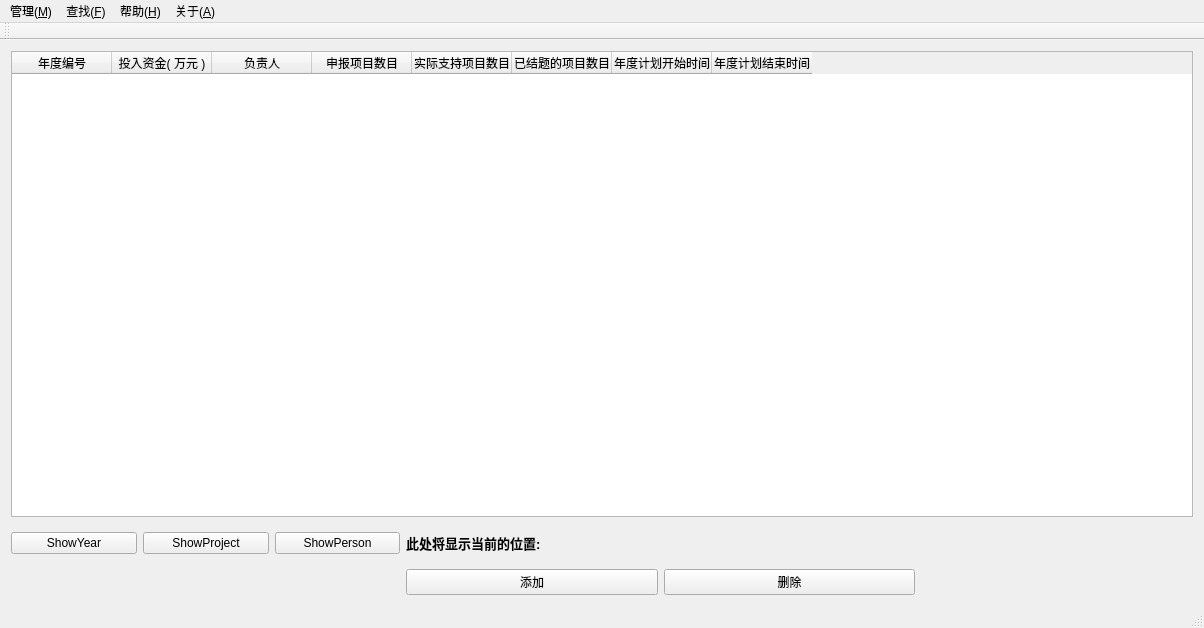
<?xml version="1.0" encoding="UTF-8"?>
<ui version="4.0">
 <class>MainWindow</class>
 <widget class="QMainWindow" name="MainWindow">
  <property name="geometry">
   <rect>
    <x>0</x>
    <y>0</y>
    <width>1204</width>
    <height>628</height>
   </rect>
  </property>
  <property name="windowTitle">
   <string>MainWindow</string>
  </property>
  <widget class="QWidget" name="centralWidget">
   <property name="sizePolicy">
    <sizepolicy hsizetype="Expanding" vsizetype="Expanding">
     <horstretch>0</horstretch>
     <verstretch>0</verstretch>
    </sizepolicy>
   </property>
   <layout class="QGridLayout" name="gridLayout_2">
    <item row="0" column="1">
     <layout class="QVBoxLayout" name="verticalLayout" stretch="1,0">
      <item>
       <widget class="QTableWidget" name="tableWidget">
        <column>
         <property name="text">
          <string>年度编号</string>
         </property>
        </column>
        <column>
         <property name="text">
          <string>投入资金( 万元 )</string>
         </property>
        </column>
        <column>
         <property name="text">
          <string>负责人</string>
         </property>
        </column>
        <column>
         <property name="text">
          <string>申报项目数目</string>
         </property>
        </column>
        <column>
         <property name="text">
          <string>实际支持项目数目</string>
         </property>
        </column>
        <column>
         <property name="text">
          <string>已结题的项目数目</string>
         </property>
        </column>
        <column>
         <property name="text">
          <string>年度计划开始时间</string>
         </property>
        </column>
        <column>
         <property name="text">
          <string>年度计划结束时间</string>
         </property>
        </column>
       </widget>
      </item>
      <item>
       <layout class="QGridLayout" name="gridLayout" columnstretch="1,1,1,2,2,2,0,0">
        <item row="1" column="2">
         <widget class="QPushButton" name="showPersonBtn">
          <property name="text">
           <string>ShowPerson</string>
          </property>
         </widget>
        </item>
        <item row="1" column="7">
         <spacer name="verticalSpacer_3">
          <property name="orientation">
           <enum>Qt::Vertical</enum>
          </property>
          <property name="sizeHint" stdset="0">
           <size>
            <width>20</width>
            <height>40</height>
           </size>
          </property>
         </spacer>
        </item>
        <item row="1" column="1">
         <widget class="QPushButton" name="showProjectBtn">
          <property name="text">
           <string>ShowProject</string>
          </property>
         </widget>
        </item>
        <item row="1" column="0">
         <widget class="QPushButton" name="showYearBtn">
          <property name="text">
           <string>ShowYear</string>
          </property>
         </widget>
        </item>
        <item row="1" column="3">
         <widget class="QLabel" name="nameLabel">
          <property name="font">
           <font>
            <pointsize>10</pointsize>
            <weight>75</weight>
            <bold>true</bold>
           </font>
          </property>
          <property name="text">
           <string>此处将显示当前的位置:</string>
          </property>
         </widget>
        </item>
        <item row="1" column="5">
         <widget class="QLabel" name="projectLabel">
          <property name="font">
           <font>
            <pointsize>12</pointsize>
           </font>
          </property>
          <property name="text">
           <string/>
          </property>
         </widget>
        </item>
        <item row="1" column="4">
         <widget class="QLabel" name="yearLabel">
          <property name="font">
           <font>
            <pointsize>12</pointsize>
            <weight>50</weight>
            <bold>false</bold>
           </font>
          </property>
          <property name="text">
           <string/>
          </property>
         </widget>
        </item>
        <item row="2" column="3">
         <widget class="QPushButton" name="pushButton">
          <property name="text">
           <string>添加</string>
          </property>
         </widget>
        </item>
        <item row="2" column="4">
         <widget class="QPushButton" name="pushButton_2">
          <property name="text">
           <string>删除</string>
          </property>
         </widget>
        </item>
       </layout>
      </item>
     </layout>
    </item>
   </layout>
  </widget>
  <widget class="QMenuBar" name="menuBar">
   <property name="geometry">
    <rect>
     <x>0</x>
     <y>0</y>
     <width>1204</width>
     <height>26</height>
    </rect>
   </property>
   <widget class="QMenu" name="menu">
    <property name="title">
     <string>管理(&amp;M)</string>
    </property>
    <addaction name="action_2"/>
    <addaction name="action_3"/>
   </widget>
   <widget class="QMenu" name="menu_2">
    <property name="title">
     <string>关于(&amp;A)</string>
    </property>
   </widget>
   <widget class="QMenu" name="menu_3">
    <property name="title">
     <string>帮助(&amp;H)</string>
    </property>
   </widget>
   <widget class="QMenu" name="menu_4">
    <property name="title">
     <string>查找(&amp;F)</string>
    </property>
    <addaction name="actionYearNum"/>
    <addaction name="actionYearMoney"/>
    <addaction name="actionYearAct"/>
    <addaction name="actionProjectNum"/>
    <addaction name="actionProjectName"/>
    <addaction name="actionProjectAchiveName"/>
    <addaction name="actionProjectMoney"/>
    <addaction name="actionProjectRank"/>
    <addaction name="actionProjectAchiveType"/>
    <addaction name="actionPersonName"/>
    <addaction name="actionPersonMajor"/>
    <addaction name="actionPersonSkill"/>
    <addaction name="actionPersonTask"/>
   </widget>
   <addaction name="menu"/>
   <addaction name="menu_4"/>
   <addaction name="menu_3"/>
   <addaction name="menu_2"/>
  </widget>
  <widget class="QToolBar" name="mainToolBar">
   <attribute name="toolBarArea">
    <enum>TopToolBarArea</enum>
   </attribute>
   <attribute name="toolBarBreak">
    <bool>false</bool>
   </attribute>
  </widget>
  <widget class="QStatusBar" name="statusBar"/>
  <action name="actionAbout">
   <property name="text">
    <string>About</string>
   </property>
  </action>
  <action name="action_2">
   <property name="text">
    <string>保存</string>
   </property>
   <property name="shortcut">
    <string>Ctrl+R</string>
   </property>
  </action>
  <action name="action_3">
   <property name="text">
    <string>刷新</string>
   </property>
  </action>
  <action name="actionYearNum">
   <property name="text">
    <string>按年度编号查找</string>
   </property>
  </action>
  <action name="actionYearMoney">
   <property name="text">
    <string>按照年度资金区间查询</string>
   </property>
  </action>
  <action name="actionYearAct">
   <property name="text">
    <string>按照年度支持项目数区间查询</string>
   </property>
  </action>
  <action name="actionProjectNum">
   <property name="text">
    <string>按照项目编号查询</string>
   </property>
  </action>
  <action name="actionProjectName">
   <property name="text">
    <string>按照项目名称查询</string>
   </property>
  </action>
  <action name="actionProjectAchiveName">
   <property name="text">
    <string>按照项目成果查询</string>
   </property>
  </action>
  <action name="actionProjectMoney">
   <property name="text">
    <string>按照项目资金区间查询</string>
   </property>
  </action>
  <action name="actionProjectRank">
   <property name="text">
    <string>按照项目评级查询</string>
   </property>
  </action>
  <action name="actionProjectAchiveType">
   <property name="text">
    <string>按照项目完成类型查询</string>
   </property>
  </action>
  <action name="actionPersonName">
   <property name="text">
    <string>按照人员名字查询</string>
   </property>
  </action>
  <action name="actionPersonMajor">
   <property name="text">
    <string>按照人员专业查询</string>
   </property>
  </action>
  <action name="actionPersonSkill">
   <property name="text">
    <string>按照人员特长查询</string>
   </property>
  </action>
  <action name="actionPersonTask">
   <property name="text">
    <string>按照人员任务查询</string>
   </property>
  </action>
 </widget>
 <layoutdefault spacing="6" margin="11"/>
 <resources/>
 <connections/>
</ui>
